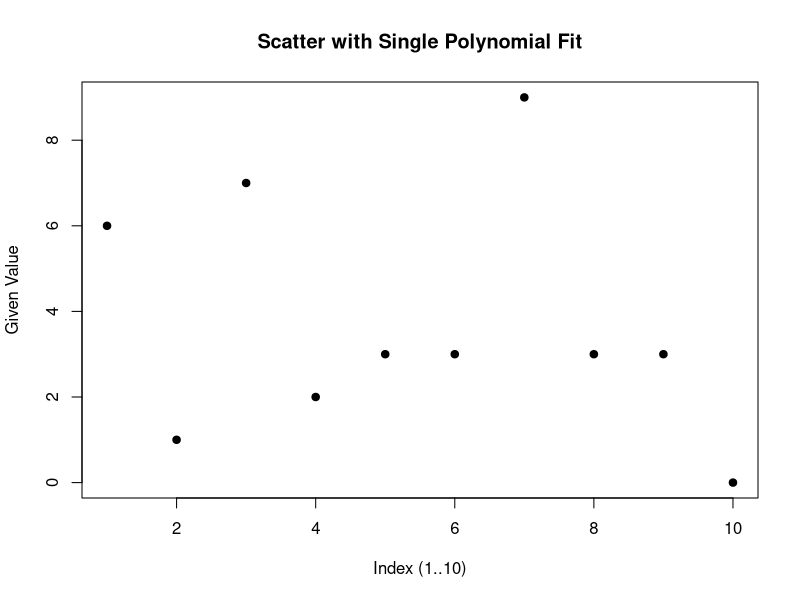

Generate this figure with R: (Note: a time limit stopped this script after it produced the figure.)
# -------- Scatter plot + single polynomial fit --------

# 1) Define your numbers
x <- 1:10
y <- c(6, 1, 7, 2, 3, 3, 9, 3, 3, 0)

# 2) Plot the scatter (base layer)
plot(x, y,
     pch = 19,
     xlab = "Index (1..10)",
     ylab = "Given Value",
     main = "Scatter with Single Polynomial Fit")

# 3) Ask the user for the polynomial order
get_degree <- function() {
  repeat {
    ans <- readline(prompt = "Enter the polynomial order for the best-fit line: ")
    k <- suppressWarnings(as.integer(ans))
    if (!is.na(k) && k >= 1) return(k)
    cat("Please enter a valid integer >= 1.\n")
  }
}

# Helper to format polynomial equation
poly_equation <- function(model) {
  coefs <- coef(model)
  terms <- c()
  for (i in seq_along(coefs)) {
    pow <- i - 1
    term <- if (pow == 0) {
      sprintf("%.3f", coefs[i])
    } else if (pow == 1) {
      sprintf("%.3f*x", coefs[i])
    } else {
      sprintf("%.3f*x^%d", coefs[i], pow)
    }
    terms <- c(terms, term)
  }
  paste("y =", paste(terms, collapse = " + "))
}

# 4) Fit polynomial
k <- get_degree()
fit <- lm(y ~ poly(x, degree = k, raw = TRUE))

# Print polynomial equation to console
cat("Polynomial fit (order", k, "):\n")
cat(poly_equation(fit), "\n\n")

# Smooth curve
x_new <- seq(min(x), max(x), length.out = 200)
y_hat <- predict(fit, newdata = data.frame(x = x_new))

# Draw line
lines(x_new, y_hat, lwd = 2, col = "blue")

legend("topleft",
       legend = paste("Polynomial fit (order =", k, ")"),
       lwd = 2,
       col = "blue",
       bty = "n")


cat("Finished plotting. You can now close the plot window.\n")
# ------------------------------------------------------------------------
